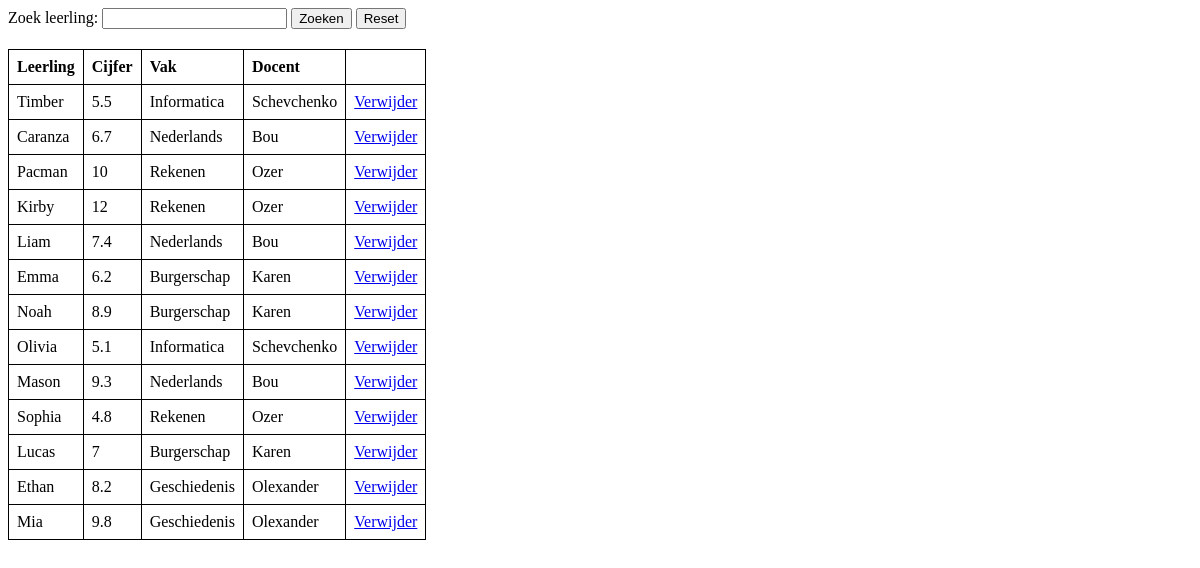
Screenshot of /Opdracht12b/zoeken.php with the database file from the repository.
### tables this page shows
CREATE TABLE `cijfers` (
  `id` int(9) NOT NULL,
  `leerling` varchar(255) NOT NULL,
  `cijfer` float NOT NULL,
  `Vak` varchar(255) NOT NULL,
  `Docent` varchar(255) NOT NULL
);

### Opdracht12b/zoeken.php (the view, shortened to what this page needs)
<!DOCTYPE html>
<html lang="en">
<head>
</head>
<body>
<form action="" method="get">
    <label for="search">Zoek leerling:</label>
    <input type="text" id="search" name="search" value="">
    <input type="submit" value="Zoeken">
    <button type="button" onclick="window.location='Opdracht12b.php';">Reset</button>
</form>
<?php
$db = ConnectDb();
$search = $_GET['search'] ?? '';
$query = $db->prepare("SELECT * FROM cijfers WHERE leerling LIKE :search ORDER BY leerling");
$query->bindValue(':search', '%' . $search . '%');
$query->execute();
$result = $query->fetchAll(PDO::FETCH_ASSOC);
function GetData($cijferstable) {
    $conn = ConnectDb();
    $query = $conn->prepare("SELECT * FROM $cijferstable");
    $query->execute();
    $result = $query->fetchAll();
    return $result;
}
function PrintCijfers($result) {
    echo "<table>";
    echo "<tr>
            <th onclick='sortTable(0)'>Leerling</th>
            <th onclick='sortTable(1)'>Cijfer</th>
            <th onclick='sortTable(2)'>Vak</th>
            <th onclick='sortTable(3)'>Docent</th>
          </tr>";
    if ($result) {
        foreach ($result as $row) {
            echo "<tr>";
            echo "<td>" . htmlspecialchars($row['leerling']) . "</td>";
            echo "<td>" . htmlspecialchars($row['cijfer']) . "</td>";
            echo "<td>" . htmlspecialchars($row['Vak']) . "</td>";
            echo "<td>" . htmlspecialchars($row['Docent']) . "</td>";
            echo "<td><a href='verwijder.php?id=" . $row['id'] . "'onclick='return confirmDelete()'>Verwijder</a></td>";
            echo "</tr>";
        }
    } else {
        echo "<tr><td colspan='5'>No data found.</td></tr>";
    }
    echo "</table>";
}
$data = ($search !== '') ? $result : GetData('cijfers');
PrintCijfers($data);
?>
</body>
</html>

### Opdracht12b/zoeken.php (style rules this page uses)
table, th, td { border: 1px solid black; border-collapse: collapse; }
th, td { padding: 8px; text-align: left; }
th { cursor: pointer; }
form { margin-bottom: 20px; }

### rows the page displays
cijfers: leerling "Timber", cijfer "5.5", Vak "Informatica", Docent "Schevchenko"
cijfers: leerling "Caranza", cijfer "6.7", Vak "Nederlands", Docent "Bou"
cijfers: leerling "Pacman", cijfer "10", Vak "Rekenen", Docent "Ozer"
cijfers: leerling "Kirby", cijfer "12", Vak "Rekenen", Docent "Ozer"
cijfers: leerling "Liam", cijfer "7.4", Vak "Nederlands", Docent "Bou"
cijfers: leerling "Emma", cijfer "6.2", Vak "Burgerschap", Docent "Karen"
cijfers: leerling "Noah", cijfer "8.9", Vak "Burgerschap", Docent "Karen"
cijfers: leerling "Olivia", cijfer "5.1", Vak "Informatica", Docent "Schevchenko"
cijfers: leerling "Mason", cijfer "9.3", Vak "Nederlands", Docent "Bou"
cijfers: leerling "Sophia", cijfer "4.8", Vak "Rekenen", Docent "Ozer"
cijfers: leerling "Lucas", cijfer "7", Vak "Burgerschap", Docent "Karen"
cijfers: leerling "Ethan", cijfer "8.2", Vak "Geschiedenis", Docent "Olexander"
cijfers: leerling "Mia", cijfer "9.8", Vak "Geschiedenis", Docent "Olexander"
